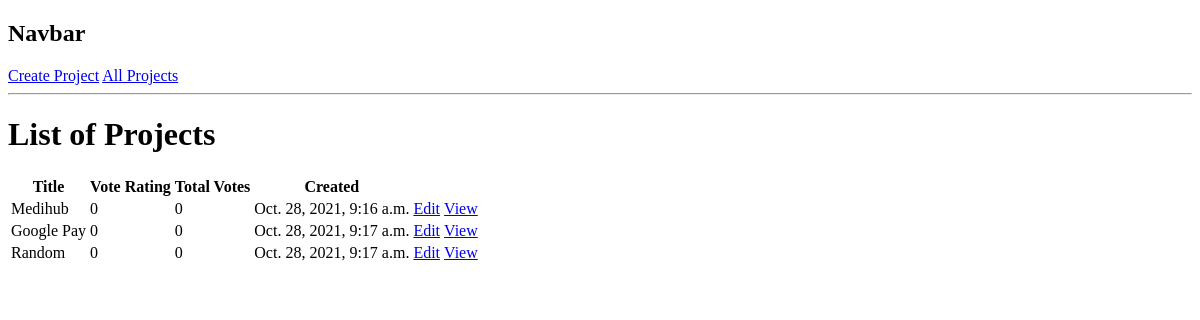
The page /projects/ on the database as committed earlier.
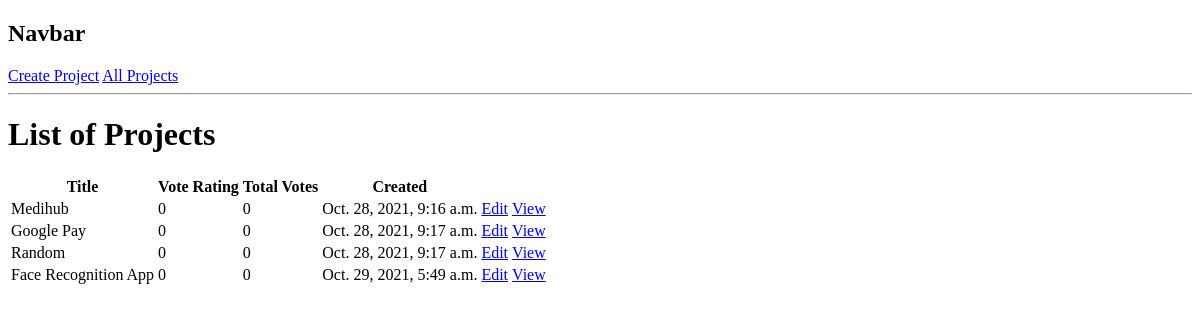
The same page on the database as committed later.
### projects/models.py (models this page shows)
class Project(models.Model):
    title = models.CharField(max_length=200)
    description = models.TextField(max_length=1000, null=True, blank=True)
    tags = models.ManyToManyField('Tag', null=True, blank=True)
    vote_total = models.IntegerField(default=0, null=True, blank=True)
    vote_ratio = models.IntegerField(default=0, null=True, blank=True)
    created = models.DateTimeField(auto_now_add=True)
    demo_link = models.CharField(max_length=2000, null=True, blank=True)
    source_link = models.CharField(max_length=2000, null=True, blank=True)
    def __str__(self):
        return self.title

### projects/views.py (the view)
# urls.py: path('', views.ProjectListView.as_view(), name='project-list'),
class ProjectListView(generic.ListView):
    template_name = 'projects/projects_list.html'
    context_object_name = 'projects_list'
    def get_queryset(self):
        return Project.objects.all()

### projects/templates/projects/projects_list.html (shortened to what this page needs)
{% extends 'projects/base.html' %}
{% block content %}
<h1>List of Projects</h1>
<table>
    <tr>
        <th>Title</th>
        <th>Vote Rating</th>
        <th>Total Votes</th>
        <th>Created</th>
        <th></th>
        <th></th>
    </tr>
    {% for project in projects_list %}
    <tr>
        <td>{{ project.title }}</td>
        <td>{{ project.vote_ratio }}</td>
        <td>{{ project.vote_total }}</td>
        <td>{{ project.created }}</td>
        <td><a href="{% url 'update-project' project.id %}">Edit</a></td>
        <td><a href="{% url 'project-detail' project.id %}">View</a></td>
    </tr>
    {% endfor %}
</table>
{% endblock %}

### projects/templates/projects/base.html (shortened to what this page needs)
<!DOCTYPE html>
<html lang="en">
<head>
</head>
<body>
    {% include 'projects/navbar.html' %}
    {% block content %}
    {% endblock %}
</body>
</html>

### projects/templates/projects/navbar.html
<h2>Navbar</h2>
<a href="{% url 'create-project' %}">Create Project</a>
<a href="{% url 'project-list' %}">All Projects</a>
<hr>

Rows that differ between the two databases and show on the page:
added Project: title "Face Recognition App", vote_ratio "0", vote_total "0", created "Oct. 29, 2021, 5:49 a.m."
